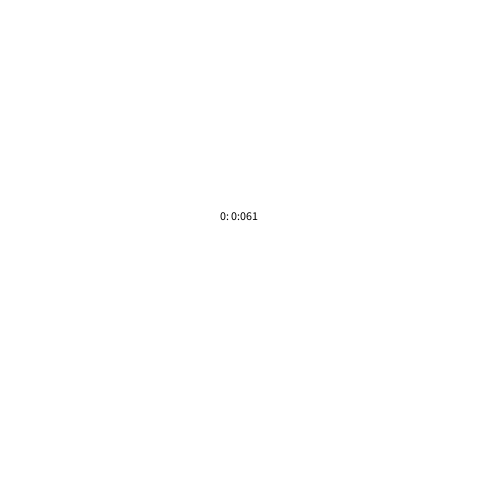
Frame 1 (no input)
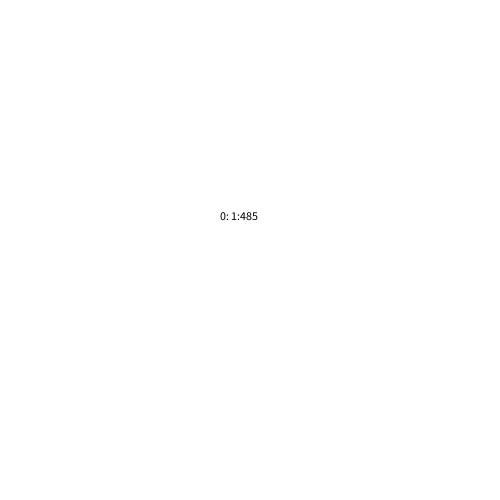
Frame 60 (the mouse pressed at the canvas centre just before this capture)
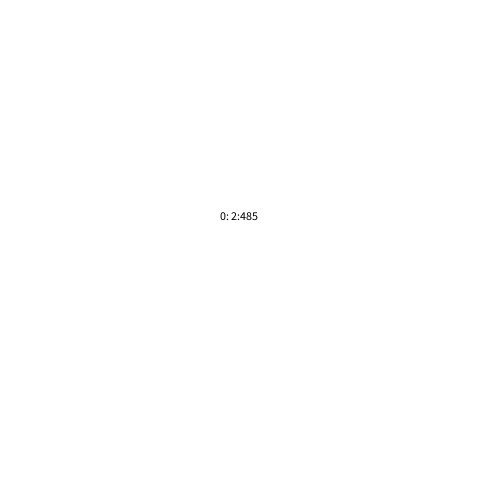
Frame 120 (the mouse held since frame 60 and released just before this capture)

The Processing sketch that drew these frames (run headless with seeded random() and noise(); from frame 60 on, the mouse is pressed at the canvas centre):

// Processing sketch: H12_opd_4
// ── H12_opd_4.pde
int minuten;
int pastMil;
int seconden;
int Amount;
int amount;
int millis;
int aantalspaties = 0;
boolean reset = true;
boolean racing = true;
boolean start = true;

void setup(){
  size(500,500);
}

void draw(){
  background(255,255,255);
  
   minuten = (millis()-pastMil)/60000;
   seconden =(millis()-pastMil)/1000;
   Amount = seconden%60;
   amount = minuten;
   millis = ((millis()-pastMil)%1000);
   
   if(!racing){
     Amount = 0;
     amount = 0;
     millis = 0;
   }
   
   fill(0,0,0);
   text(amount + ": " + Amount + ":" + nf(millis, 3), 220,220);
}

void keyReleased(){
  if(keyCode == 32 && racing){
    racing = false;
    
  }else{
  
  if(keyCode == 32 && start){
    start = true;
    racing = start;
    pastMil = millis();
  }
 
 println(keyCode);
  }
  
}
